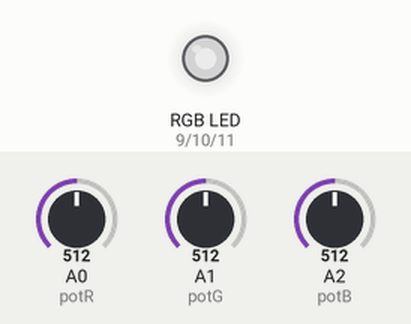
Simulated run of this sketch. Board: Arduino Uno, built with avr-gcc and run on an emulated ATmega328P. Parts: an RGB LED mixed from three pins (HIGH = lit). Inputs (shaded band) come from the test bench; at power-on: A0 (potR) = 512, A1 (potG) = 512, A2 (potB) = 512. Dim RGB values are drawn brighter than linear.

Above: at 1.2 s.
1.3 s: A0 (potR) set to 716
At 2.2 s:
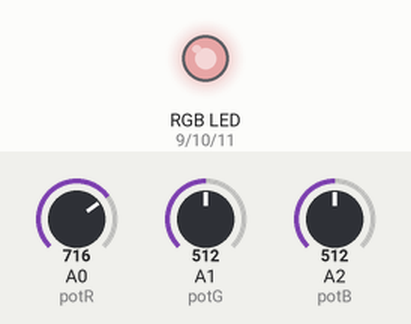
2.8 s: A1 (potG) set to 716
At 3.3 s:
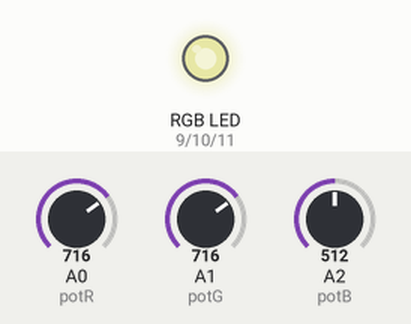
4.3 s: A2 (potB) set to 716
At 5.5 s:
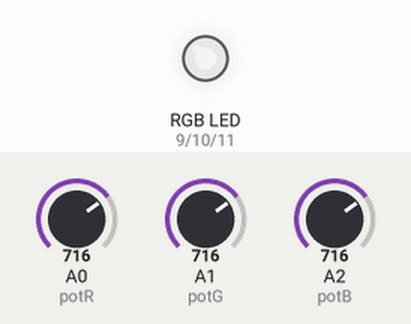
5.8 s: A0 (potR) set to 900
At 6.8 s:
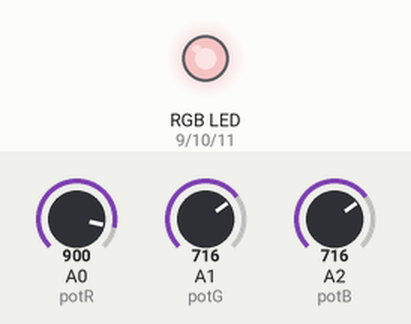
7.3 s: A1 (potG) set to 900
At 8.0 s:
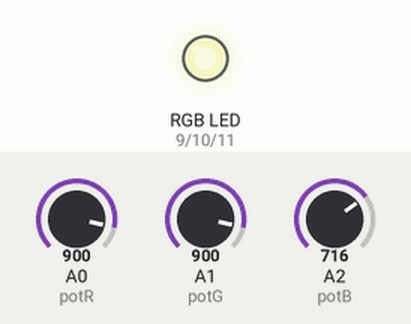
8.8 s: A2 (potB) set to 900
At 9.1 s:
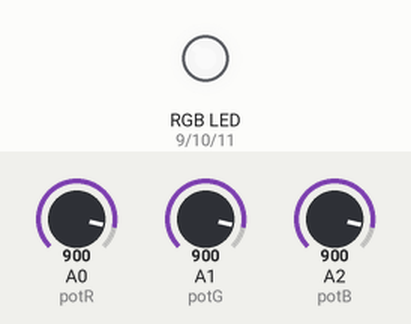
Timing chart, 0 to 11.3 s (numbered marks = the images above; inputs shaded):
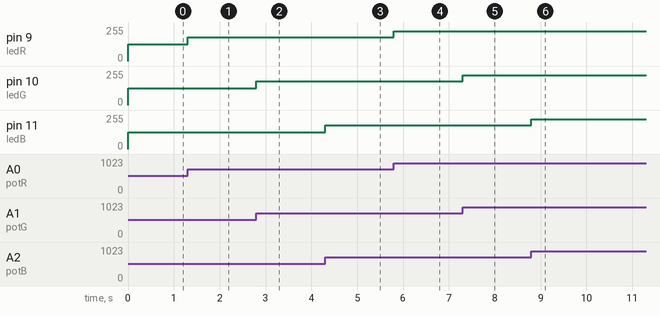

The sketch:

RGB-LED-Controls-with-Potentiometers.ino
```cpp
int potR = A0, potG = A1, potB = A2;
int ledR = 9, ledG = 10, ledB = 11;

void setup() {
  pinMode(ledR, OUTPUT);
  pinMode(ledG, OUTPUT);
  pinMode(ledB, OUTPUT);
}

void loop() {
  int valR = analogRead(potR);
  int valG = analogRead(potG);
  int valB = analogRead(potB);

  int pwmR = map(valR, 0, 1023, 0, 255);
  int pwmG = map(valG, 0, 1023, 0, 255);
  int pwmB = map(valB, 0, 1023, 0, 255);

  analogWrite(ledR, pwmR);
  analogWrite(ledG, pwmG);
  analogWrite(ledB, pwmB);
}
```

Measured:
- after the input at 1.3 s, pin 9 (ledR): 127/255 → 178/255 at once
- after the input at 2.8 s, pin 10 (ledG): 127/255 → 178/255 at once
- after the input at 4.3 s, pin 11 (ledB): 127/255 → 178/255 at once
- after the input at 5.8 s, pin 9 (ledR): 178/255 → 224/255 at once
- after the input at 7.3 s, pin 10 (ledG): 178/255 → 224/255 at once
- after the input at 8.8 s, pin 11 (ledB): 178/255 → 224/255 at once
